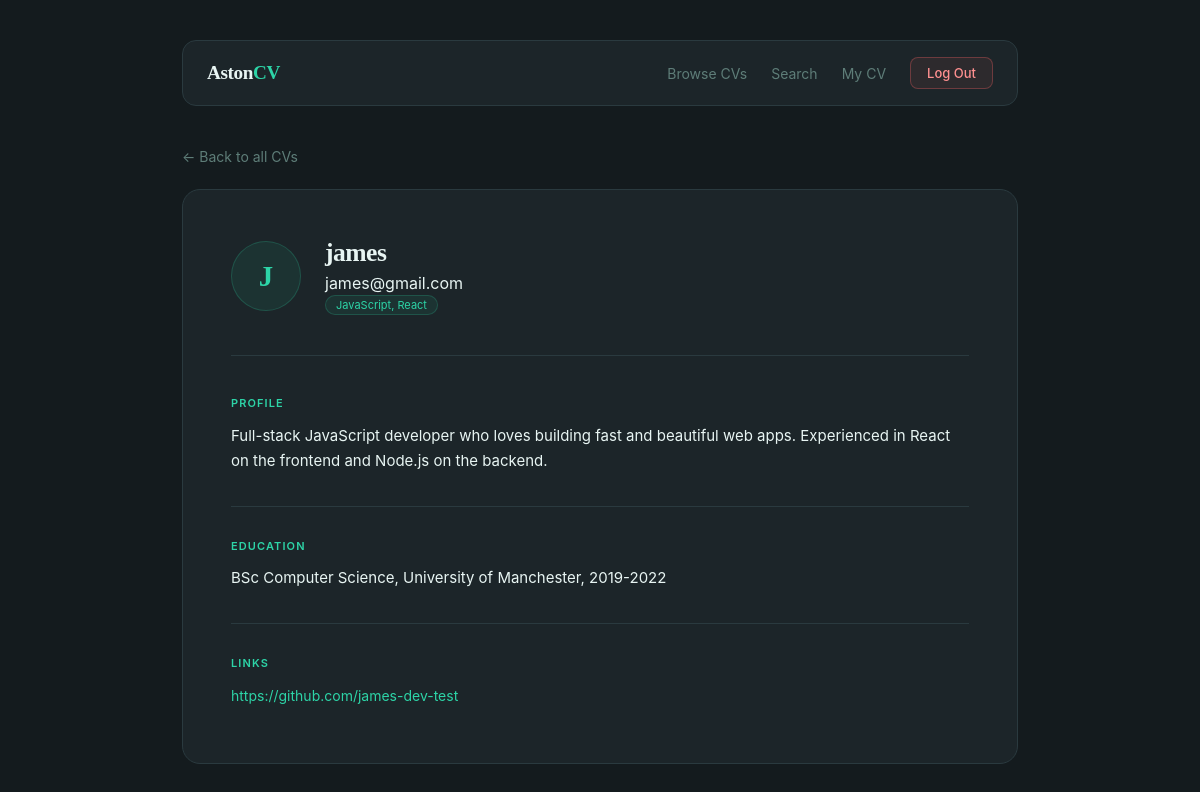
/view.php?id=6 (signed in), run on the app's committed database.
### tables this page shows
CREATE TABLE `cvs` (
  `id` bigint(20) UNSIGNED NOT NULL,
  `name` varchar(100) NOT NULL,
  `email` varchar(100) NOT NULL,
  `password` varchar(255) NOT NULL,
  `keyprogramming` varchar(255) DEFAULT NULL,
  `profile` varchar(500) DEFAULT NULL,
  `education` varchar(500) DEFAULT NULL,
  `URLlinks` varchar(500) DEFAULT NULL
);

### view.php (the view, shortened to what this page needs)
<?php
require 'db.php';
$id = (int) $_GET["id"];
try {
    $stmt = $pdo->prepare("SELECT * FROM cvs WHERE id = ?");
    $stmt->execute([$id]);
    $cv = $stmt->fetch(PDO::FETCH_ASSOC);
} catch (PDOException $e) {
    $cv = null;
}
?>
<!DOCTYPE html>
<html lang="en">
<head>
    <link rel="stylesheet" href="css/style.css">
</head>
<body class="dashboard-page">
<div class="dashboard-wrapper">
    <div class="navbar">
        <div class="navbar-brand">Aston<span>CV</span></div>
        <div class="navbar-links">
            <a href="index.php">Browse CVs</a>
            <a href="search.php">Search</a>
            <a href="dashboard.php">My CV</a>
            <a href="logout.php" class="btn-logout">Log Out</a>
        </div>
    </div>
    <a href="index.php" class="back-link">&#8592; Back to all CVs</a>
    <div class="profile-card">
        <div class="profile-header">
            <div class="profile-avatar">
                <?= strtoupper(substr($cv["name"], 0, 1)) ?>
            </div>
            <div class="profile-title">
                <h1><?= htmlspecialchars($cv["name"]) ?></h1>
                <p class="subtitle"><?= htmlspecialchars($cv["email"]) ?></p>
                <?php if (!empty($cv["keyprogramming"])): ?>
                    <span class="cv-lang">
                        <?= htmlspecialchars($cv["keyprogramming"]) ?>
                    </span>
                <?php endif; ?>
            </div>
        </div>
        <?php if (!empty($cv["profile"])): ?>
            <div class="cv-section">
                <h3>Profile</h3>
                <p><?= nl2br(htmlspecialchars($cv["profile"])) ?></p>
            </div>
        <?php endif; ?>
        <?php if (!empty($cv["education"])): ?>
            <div class="cv-section">
                <h3>Education</h3>
                <p><?= nl2br(htmlspecialchars($cv["education"])) ?></p>
            </div>
        <?php endif; ?>
        <?php if (!empty($cv["URLlinks"])): ?>
            <div class="cv-section">
                <h3>Links</h3>
                <p>
                    <?php
                    $links = explode(",", $cv["URLlinks"]);
                    foreach ($links as $link):
                        $link = trim(htmlspecialchars($link));
                    ?>
                        <a href="<?= $link ?>" target="_blank"
                            class="cv-link"><?= $link ?></a>
                    <?php endforeach; ?>
                </p>
            </div>
        <?php endif; ?>
    </div>
</div>
</body>
</html>

### css/style.css (style rules this page uses)
* { margin: 0; padding: 0; box-sizing: border-box; }
:root { --bg-page: #141b1e; --bg-card: #1c2529; --bg-input: #141b1e; --border-card: #2a3a3f; --border-input: #2a3a3f; --teal: #2dd4a7; --teal-hover: #25b892; --teal-dim: rgba(45, 212, 167, 0.08); --teal-border: rgba(45, 212, 167, 0.2); --text-primary: #e8f5f3; --text-muted: #5e7d78; --text-dark: #0d1a18; --success-bg: rgba(45, 212, 167, 0.08); --success-border: rgba(45, 212, 167, 0.3); --success-text: #2dd4a7; --error-bg: rgba(255, 99, 99, 0.08); --error-border: rgba(255, 99, 99, 0.3); --error-text: #ff9090; }
body { font-family: -apple-system, BlinkMacSystemFont, 'Segoe UI', sans-serif; background-color: var(--bg-page); color: var(--text-primary); min-height: 100vh; display: flex; align-items: center; justify-content: center; padding: 2rem; }
h1, h2, h3 { font-family: Georgia, 'Times New Roman', serif; letter-spacing: -0.02em; color: var(--text-primary); }
body.dashboard-page { display: block; padding: 0; background-color: var(--bg-page); min-height: 100vh; }
.dashboard-wrapper { width: 100%; max-width: 900px; margin: 0 auto; padding: 2.5rem 2rem; }
.navbar { display: flex; align-items: center; justify-content: space-between; padding: 1rem 1.5rem; background: var(--bg-card); border: 1px solid var(--border-card); border-radius: 14px; margin-bottom: 2.5rem; }
.navbar-brand { font-family: Georgia, 'Times New Roman', serif; font-size: 1.2rem; font-weight: 700; color: var(--text-primary); letter-spacing: -0.02em; }
.navbar-brand span { color: var(--teal); }
.navbar-links { display: flex; align-items: center; gap: 1.5rem; }
.navbar-links a { color: var(--text-muted); text-decoration: none; font-size: 14px; transition: color 0.2s; }
.btn-logout { background: var(--error-bg) !important; border: 1px solid var(--error-border) !important; color: var(--error-text) !important; padding: 7px 16px !important; border-radius: 8px !important; font-size: 13px !important; font-weight: 500 !important; margin-top: 0 !important; width: auto !important; transform: none !important; }
.cv-lang { display: inline-block; background: var(--teal-dim); border: 1px solid var(--teal-border); color: var(--teal); font-size: 11px; padding: 2px 10px; border-radius: 100px; }
.back-link { display: inline-block; color: var(--text-muted); text-decoration: none; font-size: 14px; margin-bottom: 1.5rem; transition: color 0.2s; }
.profile-card { background: var(--bg-card); border: 1px solid var(--border-card); border-radius: 18px; padding: 3rem; }
.profile-header { display: flex; align-items: center; gap: 1.5rem; margin-bottom: 2.5rem; padding-bottom: 2.5rem; border-bottom: 1px solid var(--border-card); flex-wrap: wrap; }
.profile-avatar { width: 70px; height: 70px; border-radius: 50%; background: var(--teal-dim); border: 1px solid var(--teal-border); color: var(--teal); font-size: 1.8rem; font-weight: 700; display: flex; align-items: center; justify-content: center; flex-shrink: 0; font-family: Georgia, serif; }
.profile-title { flex: 1; }
.profile-title h1 { font-size: 1.6rem; margin-bottom: 0.3rem; }
.cv-section { margin-bottom: 2rem; padding-bottom: 2rem; border-bottom: 1px solid var(--border-card); }
.cv-section:last-of-type { border-bottom: none; margin-bottom: 0; padding-bottom: 0; }
.cv-section h3 { font-size: 11px; font-weight: 600; color: var(--teal); text-transform: uppercase; letter-spacing: 0.1em; margin-bottom: 0.8rem; font-family: -apple-system, BlinkMacSystemFont, 'Segoe UI', sans-serif; }
.cv-section p { color: var(--text-primary); font-size: 15px; line-height: 1.7; }
.cv-link { display: inline-block; color: var(--teal); text-decoration: none; font-size: 14px; margin-right: 1rem; margin-bottom: 0.5rem; }

### data on the page
cvs: name "J", name "james", email "james@gmail.com", keyprogramming "JavaScript, React", profile "Full-stack JavaScript developer who loves building fast and beautiful web apps. Experienced in React on the frontend and Node.js on the backend.", education "BSc Computer Science, University of Manchester, 2019-2022", URLlinks "https://github.com/james-dev-test"
